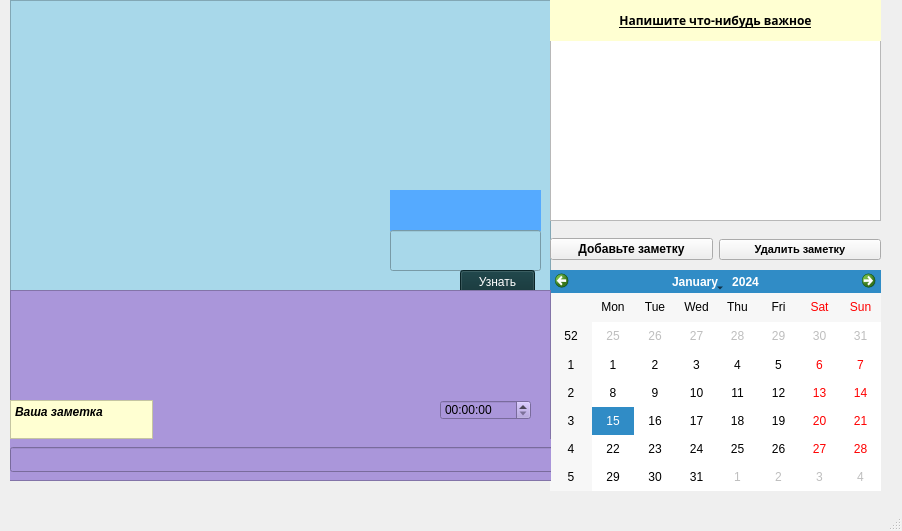
<?xml version="1.0" encoding="UTF-8"?>
<ui version="4.0">
 <class>MainWindow</class>
 <widget class="QMainWindow" name="MainWindow">
  <property name="windowModality">
   <enum>Qt::NonModal</enum>
  </property>
  <property name="geometry">
   <rect>
    <x>0</x>
    <y>0</y>
    <width>902</width>
    <height>531</height>
   </rect>
  </property>
  <property name="windowTitle">
   <string>Desktop</string>
  </property>
  <widget class="QWidget" name="centralwidget">
   <widget class="QCalendarWidget" name="calendarWidget">
    <property name="geometry">
     <rect>
      <x>550</x>
      <y>270</y>
      <width>331</width>
      <height>221</height>
     </rect>
    </property>
   </widget>
   <widget class="QWidget" name="verticalLayoutWidget">
    <property name="geometry">
     <rect>
      <x>550</x>
      <y>40</y>
      <width>331</width>
      <height>181</height>
     </rect>
    </property>
    <layout class="QVBoxLayout" name="verticalLayout">
     <item>
      <widget class="QTextBrowser" name="textBrowser">
       <property name="font">
        <font>
         <family>Segoe Script</family>
         <pointsize>10</pointsize>
        </font>
       </property>
       <property name="html">
        <string>&lt;!DOCTYPE HTML PUBLIC &quot;-//W3C//DTD HTML 4.0//EN&quot; &quot;http://www.w3.org/TR/REC-html40/strict.dtd&quot;&gt;
&lt;html&gt;&lt;head&gt;&lt;meta name=&quot;qrichtext&quot; content=&quot;1&quot; /&gt;&lt;style type=&quot;text/css&quot;&gt;
p, li { white-space: pre-wrap; }
&lt;/style&gt;&lt;/head&gt;&lt;body style=&quot; font-family:'Segoe Script'; font-size:10pt; font-weight:400; font-style:normal;&quot;&gt;
&lt;p style=&quot;-qt-paragraph-type:empty; margin-top:0px; margin-bottom:0px; margin-left:0px; margin-right:0px; -qt-block-indent:0; text-indent:0px; font-family:'MS Shell Dlg 2'; font-size:8.25pt;&quot;&gt;&lt;br /&gt;&lt;/p&gt;&lt;/body&gt;&lt;/html&gt;</string>
       </property>
      </widget>
     </item>
    </layout>
   </widget>
   <widget class="QWidget" name="horizontalLayoutWidget">
    <property name="geometry">
     <rect>
      <x>550</x>
      <y>229</y>
      <width>331</width>
      <height>41</height>
     </rect>
    </property>
    <layout class="QHBoxLayout" name="horizontalLayout">
     <item>
      <widget class="QPushButton" name="button1">
       <property name="font">
        <font>
         <weight>75</weight>
         <bold>true</bold>
        </font>
       </property>
       <property name="text">
        <string>Добавьте заметку</string>
       </property>
      </widget>
     </item>
     <item>
      <widget class="QPushButton" name="button2">
       <property name="font">
        <font>
         <pointsize>8</pointsize>
         <weight>75</weight>
         <bold>true</bold>
        </font>
       </property>
       <property name="text">
        <string>Удалить заметку</string>
       </property>
      </widget>
     </item>
    </layout>
   </widget>
   <widget class="QFrame" name="frame">
    <property name="geometry">
     <rect>
      <x>10</x>
      <y>0</y>
      <width>541</width>
      <height>291</height>
     </rect>
    </property>
    <property name="font">
     <font>
      <weight>75</weight>
      <bold>true</bold>
     </font>
    </property>
    <property name="styleSheet">
     <string notr="true">background-color:#A8D8EA</string>
    </property>
    <property name="frameShape">
     <enum>QFrame::StyledPanel</enum>
    </property>
    <property name="frameShadow">
     <enum>QFrame::Raised</enum>
    </property>
    <widget class="QLabel" name="label_2">
     <property name="geometry">
      <rect>
       <x>380</x>
       <y>190</y>
       <width>151</width>
       <height>41</height>
      </rect>
     </property>
     <property name="font">
      <font>
       <family>MS Reference Sans Serif</family>
      </font>
     </property>
     <property name="styleSheet">
      <string notr="true">color: rgb(0, 0, 0);
background-color: rgb(85, 170, 255);
border-color: rgb(0, 0, 0);
border-top-color: rgb(0, 0, 0);

</string>
     </property>
     <property name="text">
      <string/>
     </property>
    </widget>
    <widget class="QLineEdit" name="lineEdit_2">
     <property name="geometry">
      <rect>
       <x>380</x>
       <y>230</y>
       <width>151</width>
       <height>41</height>
      </rect>
     </property>
     <property name="font">
      <font>
       <family>Sitka Small</family>
       <weight>75</weight>
       <italic>true</italic>
       <bold>true</bold>
      </font>
     </property>
     <property name="styleSheet">
      <string notr="true">color:#00AF64</string>
     </property>
     <property name="text">
      <string/>
     </property>
    </widget>
    <widget class="QPushButton" name="pushButton">
     <property name="geometry">
      <rect>
       <x>450</x>
       <y>270</y>
       <width>75</width>
       <height>23</height>
      </rect>
     </property>
     <property name="styleSheet">
      <string notr="true">color: rgb(255, 255, 255);
border-color: rgb(255, 170, 127);
background-color: rgb(13, 49, 53);</string>
     </property>
     <property name="text">
      <string>Узнать</string>
     </property>
    </widget>
   </widget>
   <widget class="QLabel" name="label">
    <property name="geometry">
     <rect>
      <x>550</x>
      <y>0</y>
      <width>331</width>
      <height>41</height>
     </rect>
    </property>
    <property name="font">
     <font>
      <family>Arial Black</family>
      <weight>75</weight>
      <bold>true</bold>
     </font>
    </property>
    <property name="styleSheet">
     <string notr="true">background-color:#FFFFD2</string>
    </property>
    <property name="text">
     <string>&lt;html&gt;&lt;head/&gt;&lt;body&gt;&lt;p align=&quot;center&quot;&gt;&lt;span style=&quot; text-decoration: underline;&quot;&gt;Напишите что-нибудь важное&lt;/span&gt;&lt;/p&gt;&lt;/body&gt;&lt;/html&gt;</string>
    </property>
   </widget>
   <widget class="QFrame" name="frame_2">
    <property name="geometry">
     <rect>
      <x>10</x>
      <y>290</y>
      <width>541</width>
      <height>191</height>
     </rect>
    </property>
    <property name="styleSheet">
     <string notr="true">background-color:#AA96DA</string>
    </property>
    <property name="frameShape">
     <enum>QFrame::StyledPanel</enum>
    </property>
    <property name="frameShadow">
     <enum>QFrame::Raised</enum>
    </property>
    <widget class="QWidget" name="verticalLayoutWidget_2">
     <property name="geometry">
      <rect>
       <x>0</x>
       <y>149</y>
       <width>551</width>
       <height>41</height>
      </rect>
     </property>
     <layout class="QVBoxLayout" name="verticalLayout_2">
      <item>
       <widget class="QLineEdit" name="lineEdit">
        <property name="font">
         <font>
          <family>Segoe Script</family>
          <pointsize>9</pointsize>
         </font>
        </property>
        <property name="styleSheet">
         <string notr="true">background-color:'#E8FFE8'</string>
        </property>
        <property name="text">
         <string/>
        </property>
       </widget>
      </item>
     </layout>
    </widget>
    <widget class="QTimeEdit" name="timeEdit">
     <property name="geometry">
      <rect>
       <x>430</x>
       <y>110</y>
       <width>91</width>
       <height>20</height>
      </rect>
     </property>
     <property name="currentSection">
      <enum>QDateTimeEdit::MinuteSection</enum>
     </property>
     <property name="timeSpec">
      <enum>Qt::UTC</enum>
     </property>
    </widget>
    <widget class="QTextBrowser" name="textBrowser_2">
     <property name="geometry">
      <rect>
       <x>0</x>
       <y>110</y>
       <width>143</width>
       <height>39</height>
      </rect>
     </property>
     <property name="minimumSize">
      <size>
       <width>121</width>
       <height>31</height>
      </size>
     </property>
     <property name="styleSheet">
      <string notr="true">background-color:#FFFFD2</string>
     </property>
     <property name="html">
      <string>&lt;!DOCTYPE HTML PUBLIC &quot;-//W3C//DTD HTML 4.0//EN&quot; &quot;http://www.w3.org/TR/REC-html40/strict.dtd&quot;&gt;
&lt;html&gt;&lt;head&gt;&lt;meta name=&quot;qrichtext&quot; content=&quot;1&quot; /&gt;&lt;style type=&quot;text/css&quot;&gt;
p, li { white-space: pre-wrap; }
&lt;/style&gt;&lt;/head&gt;&lt;body style=&quot; font-family:'MS Shell Dlg 2'; font-size:8.25pt; font-weight:400; font-style:normal;&quot;&gt;
&lt;p align=&quot;justify&quot; style=&quot; margin-top:0px; margin-bottom:0px; margin-left:0px; margin-right:0px; -qt-block-indent:0; text-indent:0px;&quot;&gt;&lt;span style=&quot; font-size:9pt; font-weight:600; font-style:italic;&quot;&gt;Ваша заметка&lt;/span&gt;&lt;/p&gt;&lt;/body&gt;&lt;/html&gt;</string>
     </property>
    </widget>
   </widget>
   <zorder>frame</zorder>
   <zorder>calendarWidget</zorder>
   <zorder>verticalLayoutWidget</zorder>
   <zorder>horizontalLayoutWidget</zorder>
   <zorder>label</zorder>
   <zorder>frame_2</zorder>
  </widget>
  <widget class="QMenuBar" name="menubar">
   <property name="geometry">
    <rect>
     <x>0</x>
     <y>0</y>
     <width>902</width>
     <height>21</height>
    </rect>
   </property>
  </widget>
  <widget class="QStatusBar" name="statusbar"/>
 </widget>
 <resources/>
 <connections/>
</ui>
